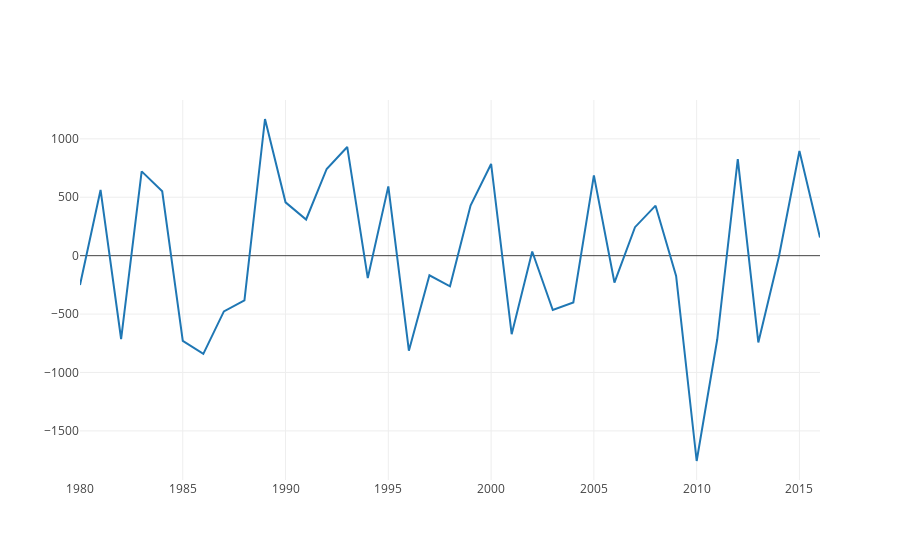

This figure's notebook cell:
### Code cell
# Plot ts
data = [go.Scatter(x=msl_df['wyear'], y=msl_df['NAO'] )]
py.iplot(data, filename='pandas-time-series')
